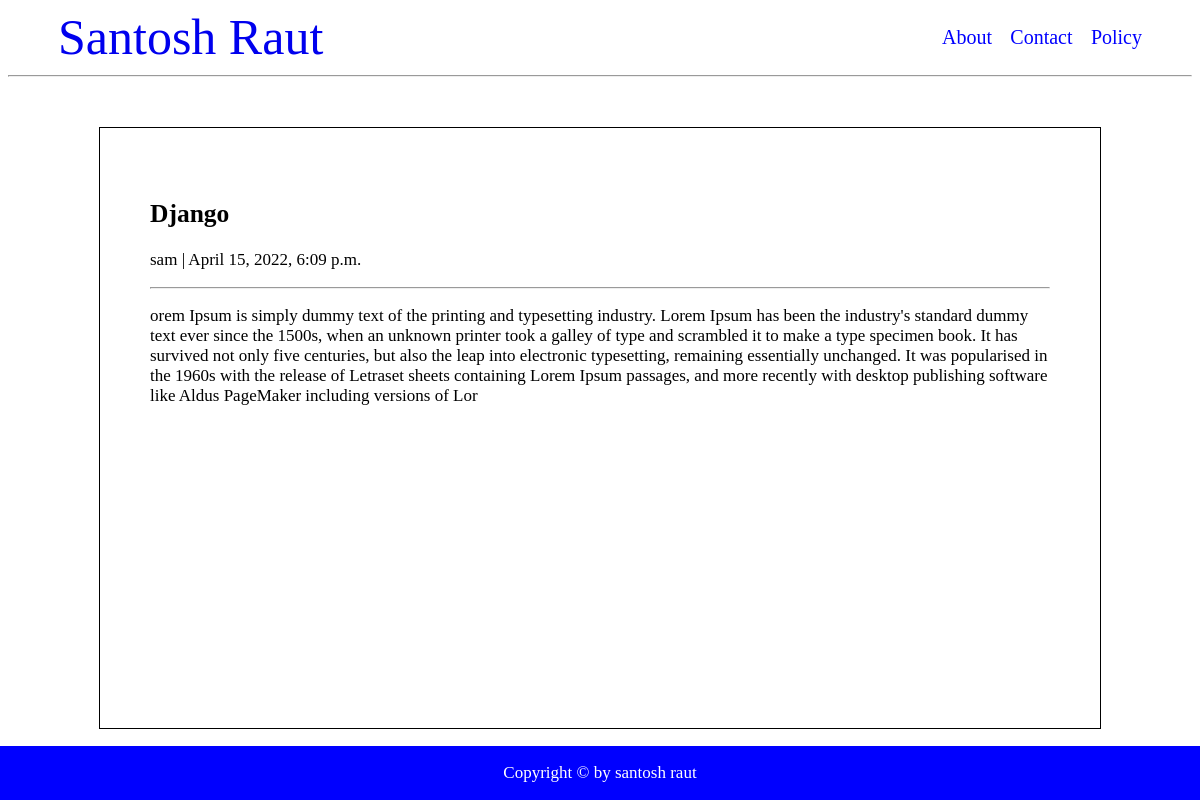
/django/, run on the app's committed database.
### blog/models.py (models this page shows, shortened)
class Post(models.Model):
    title = models.CharField(max_length=200, unique=True)
    slug = models.SlugField(max_length=200, unique=True)
    author = models.ForeignKey(User, on_delete=models.CASCADE, related_name='blog_posts')
    created_on = models.DateTimeField(auto_now_add=True)
    updated_on = models.DateTimeField(auto_now=True)
    status = models.IntegerField(choices=STATUS, default=0)
    content = models.TextField()
    class Meta:
        ordering = ['-created_on']

### blog/views.py (the view)
# urls.py: path('<slug:slug>/',views.PostDetail.as_view(), name='post_detail')
class PostDetail(generic.DetailView):
    model = Post
    template_name = 'post_detail.html'

### templates/post_detail.html (shortened to what this page needs)
{% extends 'base.html' %}
{% block content %}
<div class="box">
    <h2>{% block title %} {{ object.title }} {% endblock title %}</h2>
    <p>{{ post.author }} | {{ post.created_on }}</p>
    <hr>
    <p>{{ object.content | safe }}</p>
</div>
{% endblock content %}

### templates/base.html (style rules this page uses)
body { font-size: 17px; }

### templates/post_detail.html (style rules this page uses)
.box { width: 900px; height: 500px; border: 1px solid black; margin: 50px auto; padding: 50px; }

### data on the page
Post: title "Django", author "sam", created_on "April 15, 2022, 6:09 p.m.", content "orem Ipsum is simply dummy text of the printing and typesetting industry. Lorem Ipsum has been the industry's standard dummy text ever since the 1500s, when an unknown printer took a galley of type and scrambled it to make a type specimen book. It has survived not only five centuries, but also the leap into electronic typesetting, remaining essentially unchanged. It was popularised in the 1960s with the release of Letraset sheets containing Lorem Ipsum passages, and more recently with desktop publishing software like Aldus PageMaker including versions of Lor"
